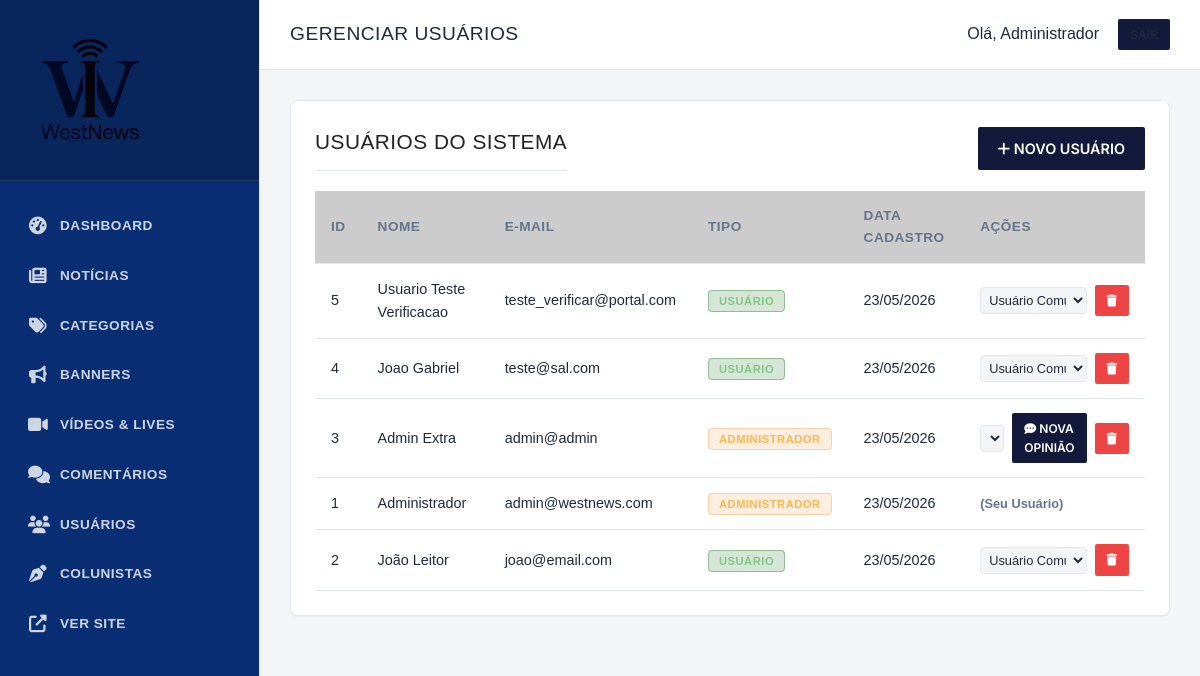
The app's page /admin/usuarios.php (signed in) with its own data.
### tables this page shows
CREATE TABLE `usuarios` (
  `id` INTEGER PRIMARY KEY AUTOINCREMENT,
  `nome` TEXT NOT NULL,
  `email` TEXT NOT NULL UNIQUE,
  `senha` TEXT NOT NULL,
  `tipo` TEXT DEFAULT 'user',
  `foto_perfil` TEXT DEFAULT NULL,
  `bio` TEXT,
  `criado_em` TIMESTAMP DEFAULT CURRENT_TIMESTAMP,
  `atualizado_em` TIMESTAMP DEFAULT CURRENT_TIMESTAMP
, verificado INTEGER DEFAULT 0, token_verificacao TEXT DEFAULT NULL, created_at DATETIME);

### includes/functions.php (called while the page is built, shortened)
<?php
function escape($string) {
    return htmlspecialchars($string, ENT_QUOTES, 'UTF-8');
}
function getCsrfToken() {
    return $_SESSION['csrf_token'];
}

### admin/usuarios.php (the view, shortened to what this page needs)
<?php
require_once __DIR__ . '/includes/header.php';
$pdo = Database::getInstance();
$filtro = $_GET['filter'] ?? '';
if ($filtro == 'colunista') {
    $usuarios = $pdo->query("SELECT id, nome, email, tipo, criado_em FROM usuarios WHERE tipo IN ('admin', 'jornalista', 'colunista') ORDER BY criado_em DESC")->fetchAll();
    $titulo_pagina = "Colunistas e Autores";
} else {
    $usuarios = $pdo->query("SELECT id, nome, email, tipo, criado_em FROM usuarios ORDER BY criado_em DESC")->fetchAll();
    $titulo_pagina = "Usuários do Sistema";
}
?>
<div class="card">
    <div style="display: flex; justify-content: space-between; align-items: center; margin-bottom: 20px;">
        <h3 style="margin:0;"><?= $titulo_pagina ?></h3>
        <a href="usuario_form.php<?= $filtro == 'colunista' ? '?tipo=colunista' : '' ?>" class="btn"><i class="fas fa-plus"></i> Novo <?= $filtro == 'colunista' ? 'Colunista' : 'Usuário' ?></a>
    </div>
    <div class="table-responsive">
        <table>
            <thead>
                <tr>
                    <th>ID</th>
                    <th>Nome</th>
                    <th>E-mail</th>
                    <th>Tipo</th>
                    <th>Data Cadastro</th>
                    <th>Ações</th>
                </tr>
            </thead>
            <tbody>
                <?php foreach ($usuarios as $u): ?>
                <tr>
                    <td><?= $u['id'] ?></td>
                    <td><?= escape($u['nome']) ?></td>
                    <td><?= escape($u['email']) ?></td>
                    <td>
                        <?php if ($u['tipo'] == 'admin'): ?>
                            <span class="badge badge-warning">ADMINISTRADOR</span>
                        <?php elseif ($u['tipo'] == 'jornalista'): ?>
                            <span class="badge" style="background-color: #3b82f6; color: white;">JORNALISTA</span>
                        <?php elseif ($u['tipo'] == 'colunista'): ?>
                            <span class="badge" style="background-color: #8b5cf6; color: white;">COLUNISTA</span>
                        <?php else: ?>
                            <span class="badge badge-success">USUÁRIO</span>
                        <?php endif; ?>
                    </td>
                    <td><?= date('d/m/Y', strtotime($u['criado_em'])) ?></td>
                    <td>
                        <?php if ($u['id'] != $_SESSION['user_id']): ?>
                            <div style="display: inline-flex; gap: 8px; align-items: center;">
                                <form action="usuarios.php" method="GET" style="margin: 0; display: inline-block;">
                                    <select name="set_role" onchange="if(confirm('Deseja alterar o tipo de acesso deste usuário?')) this.form.submit(); else this.value='<?= $u['tipo'] ?>';" class="form-control" style="padding: 4px; font-size: 0.8rem; height: auto;">
                                        <option value="user" <?= $u['tipo'] == 'user' ? 'selected' : '' ?>>Usuário Comum</option>
                                        <option value="admin" <?= $u['tipo'] == 'admin' ? 'selected' : '' ?>>Administrador</option>
                                    </select>
                                </form>
                                <?php if (in_array($u['tipo'], ['admin', 'jornalista', 'colunista'])): ?>
                                    <a href="noticia_form.php?autor_id=<?= $u['id'] ?>&cat_slug=opiniao" class="btn btn-sm" style="background-color: var(--color-primary); color: white; border: none;" title="Adicionar Opinião/Comentário">
                                        <i class="fas fa-comment-dots"></i> Nova Opinião
                                    </a>
                                <?php endif; ?>
                                <a href="?delete=<?= $u['id'] ?>&token=<?= getCsrfToken() ?>" class="btn btn-sm" style="background-color: #ef4444;" onclick="return confirm('Deseja excluir este usuário do sistema?')" title="Excluir">
                                    <i class="fas fa-trash"></i>
                                </a>
                            </div>
                        <?php else: ?>
                            <span style="color: var(--admin-text-light); font-size: 0.8rem; font-weight: 600;">(Seu Usuário)</span>
                        <?php endif; ?>
                    </td>
                </tr>
                <?php endforeach; ?>
            </tbody>
        </table>
    </div>
</div>
<?php require_once __DIR__ . '/includes/footer.php'; ?>

### assets/css/style.css (style rules this page uses)
:root { --color-primary: #13193a; --color-primary-light: #1d2657; --color-accent: #CC0000; --color-text: #222222; --color-text-muted: #666666; --color-bg: #FFFFFF; --color-surface: #F8F9FA; --color-border: #E5E5E5; --color-footer-bg: #111111; --color-footer-text: #CCCCCC; --font-title: 'Merriweather', serif; --font-family: 'Inter', sans-serif; --shadow-sm: 0 1px 3px rgba(0,0,0,0.05); --transition: all 0.2s ease-in-out; }
* { margin: 0; padding: 0; box-sizing: border-box; }
body { font-family: var(--font-family); background-color: var(--color-bg); color: var(--color-text); line-height: 1.5; -webkit-font-smoothing: antialiased; }
a { text-decoration: none; color: inherit; transition: var(--transition); }
h1, h2, h3, h4, h5, h6 { font-family: var(--font-title); font-weight: 700; color: var(--color-text); }
.btn { display: inline-block; padding: 10px 20px; background-color: var(--color-primary); color: #fff; font-family: var(--font-family); font-weight: 600; font-size: 0.9rem; text-transform: uppercase; border: none; cursor: pointer; border-radius: 2px; }
.form-control { width: 100%; padding: 12px; border: 1px solid var(--color-border); font-family: var(--font-family); font-size: 0.9rem; background: var(--color-bg); color: var(--color-text); }

### assets/css/admin.css (style rules this page uses)
:root { --admin-bg: #f4f5f7; --admin-surface: #ffffff; --admin-sidebar: #0a2e73; --admin-sidebar-hover: #113f9c; --admin-sidebar-text: #ffffff; --admin-text: #1e293b; --admin-text-light: #64748b; --admin-primary: #0a2e73; --admin-accent: #c8102e; --admin-border: #e2e8f0; --shadow-sm: 0 1px 2px 0 rgba(0, 0, 0, 0.05); --shadow-md: 0 4px 6px -1px rgba(0, 0, 0, 0.1); }
body { margin: 0; font-family: 'Montserrat', sans-serif; background-color: var(--admin-bg); color: var(--admin-text); line-height: 1.6; }
h1, h2, h3, h4, h5, h6 { font-family: 'Bebas Neue', sans-serif; font-weight: 400; text-transform: uppercase; letter-spacing: 0.5px; }
.card { background: var(--admin-surface); border-radius: 8px; border: 1px solid var(--admin-border); box-shadow: var(--shadow-sm); padding: 24px; margin-bottom: 30px; color: var(--admin-text); }
.card h3 { font-size: 1.3rem; margin-top: 0; border-bottom: 1px solid var(--admin-border); padding-bottom: 12px; margin-bottom: 20px; }
.table-responsive { overflow-x: auto; }
table { width: 100%; border-collapse: collapse; }
table th, table td { padding: 14px 16px; text-align: left; border-bottom: 1px solid var(--admin-border); }
table th { background-color: rgba(0, 0, 0, 0.2); font-weight: 700; font-size: 0.85rem; text-transform: uppercase; letter-spacing: 0.5px; color: var(--admin-text-light); }
table td { font-size: 0.9rem; color: var(--admin-text); }
.badge { padding: 4px 10px; border-radius: 4px; font-size: 0.7rem; font-weight: 700; text-transform: uppercase; letter-spacing: 0.5px; }
.badge-success { background-color: rgba(46, 125, 50, 0.2); color: #81c784; border: 1px solid rgba(46, 125, 50, 0.4); }
.badge-warning { background-color: rgba(242, 140, 40, 0.15); color: #ffb74d; border: 1px solid rgba(242, 140, 40, 0.3); }
.btn-sm { padding: 6px 12px; font-size: 0.75rem; }
.form-control { background-color: var(--admin-bg) !important; border: 1px solid var(--admin-border) !important; color: var(--admin-text) !important; border-radius: 4px; padding: 12px 16px; font-family: 'Montserrat', sans-serif; transition: all 0.2s ease-in-out; }

### records on screen
usuarios: id "5", nome "Usuario Teste Verificacao", email "teste_verificar@portal.com", shows "USUÁRIO", criado_em "23/05/2026", set_role "Usuário Comum"
usuarios: id "4", nome "Joao Gabriel", email "teste@sal.com", shows "USUÁRIO", criado_em "23/05/2026", set_role "Usuário Comum"
usuarios: id "3", nome "Admin Extra", email "admin@admin", shows "ADMINISTRADOR", criado_em "23/05/2026", set_role "Administrador"
usuarios: id "1", nome "Administrador", email "admin@westnews.com", tipo "ADMINISTRADOR", criado_em "23/05/2026", shows "(Seu Usuário)"
usuarios: id "2", nome "João Leitor", email "joao@email.com", shows "USUÁRIO", criado_em "23/05/2026", set_role "Usuário Comum"

### other values on screen
$page_title "GERENCIAR USUÁRIOS"
$_SESSION['user_nome'] "Administrador"
$titulo_pagina "USUÁRIOS DO SISTEMA"
